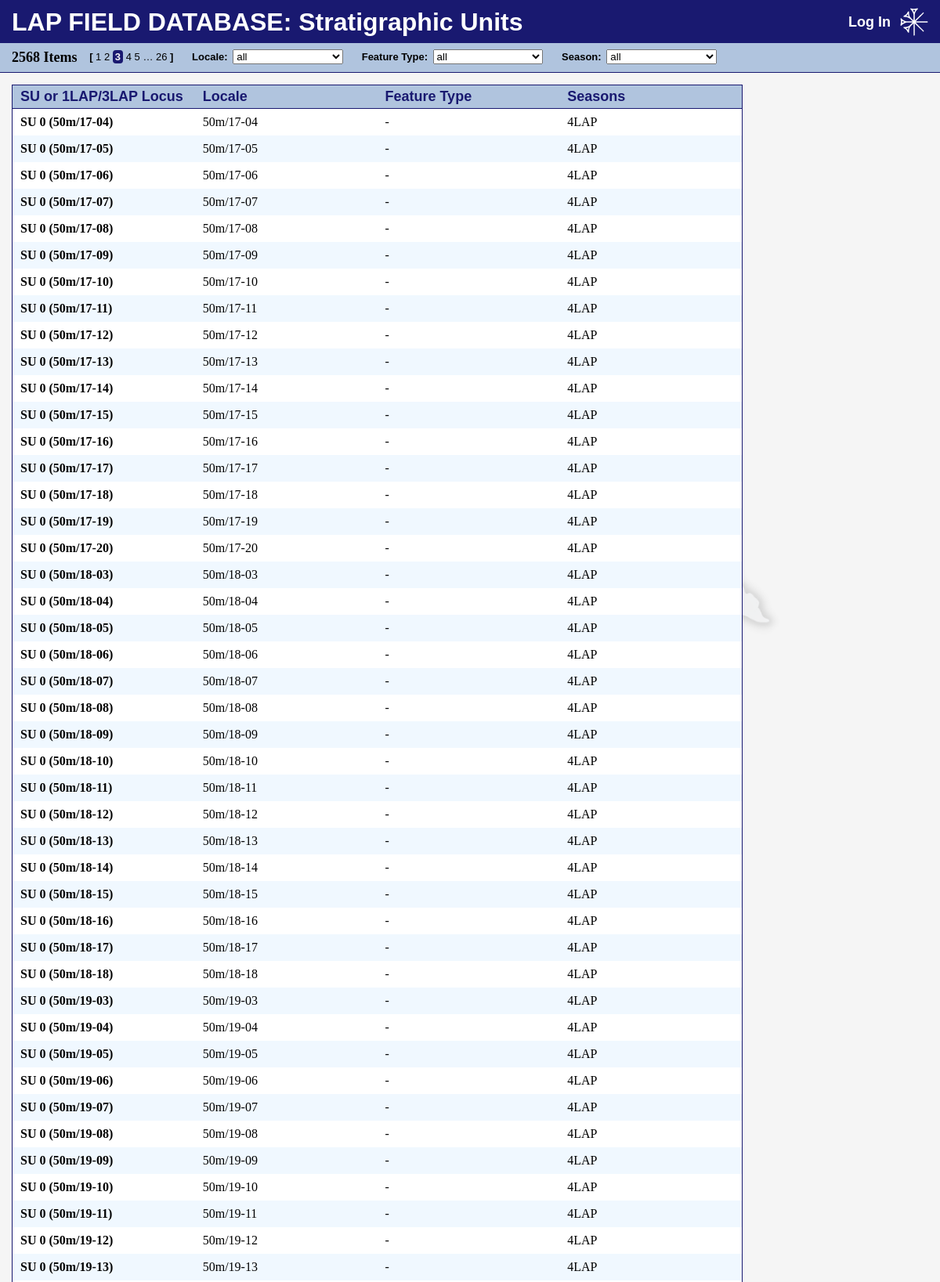
Screenshot of /sus/?p=3 (upper part) with the database file from the repository.
### contexts/models.py (models this page shows, shortened)
class SU(models.Model):
    number = models.IntegerField(
        null=True,
        verbose_name="SU Number",
        validators=[MinValueValidator(0)],
    )
    locus = models.CharField(
        max_length=10,
        null=True,
        blank=True,
        verbose_name="1LAP/3LAP Locus",
    )
    locale = models.ForeignKey(
        Locale,
        on_delete=models.PROTECT,
        related_name="sus",
        null=False,
    )
    seasons = models.ManyToManyField(
        Season,
        default=Season.objects.last().pk,  # type: ignore
    )
    dateassigned = models.DateField(
        null=False,
        default=timezone.now,
        verbose_name="Date Assigned",
    )
    recordedby = models.ForeignKey(
        CustomUser,
        null=False,
        on_delete=models.PROTECT,
        verbose_name="Recorded By",
    )
    elevationtop = models.CharField(
        max_length=50,
        null=True,
        blank=True,
        verbose_name="Elevation (top)",
    )
    elevationbottom = models.CharField(
        max_length=50,
        null=True,
        blank=True,
        verbose_name="Elevation (bottom)",
    )
    color = models.CharField(
        max_length=50,
        null=True,
        blank=True,
    )
    composition = models.CharField(
        max_length=50,
        null=True,
        blank=True,
    )
    texture = models.CharField(
        max_length=50,
        null=True,
        blank=True,
    )
    inclusions = models.CharField(
        max_length=50,
        null=True,
        blank=True,
    )
    dimensions = models.CharField(
        max_length=50,
        null=True,
        blank=True,
    )
    sameas = models.CharField(
        max_length=50,
        null=True,
        blank=True,
        verbose_name="Same As",
    )
    coveredby = models.CharField(
        max_length=50,
        null=True,
        blank=True,
        verbose_name="Covered By",
    )
    covers = models.CharField(
        max_length=50,
        null=True,
        blank=True,
    )
    cutby = models.CharField(
        max_length=50,
        null=True,
        blank=True,
        verbose_name="Cut By",
    )
    abuts = models.CharField(
        max_length=50,
        null=True,
        blank=True,
    )
    cuts = models.CharField(
        max_length=50,
        null=True,
        blank=True,
    )
    filledby = models.CharField(
        max_length=50,
        null=True,
        blank=True,
        verbose_name="Filled By",
    )
    fills = models.CharField(
        max_length=50,
        null=True,
        blank=True,
    )
    prefix = models.ForeignKey(
        SUPrefix,
        on_delete=models.PROTECT,
        null=True,
        blank=True,
        related_name="SUs",
        verbose_name="Feature Type",
    )
    description = models.TextField(
        null=True,
        blank=True,
    )
    interpretation = models.TextField(
        null=True,
        blank=True,
    )
    notes = models.TextField(
        null=True,
        blank=True,
    )
    architecturalfeatures = models.CharField(
        max_length=100,
        null=True,
        blank=True,
        verbose_name="Architectural Features",
    )
    architecturaltechnique = models.CharField(
        max_length=100,
        null=True,
        blank=True,
        verbose_name="Architectural Technique",
    )
    photogrammetrynumbers = models.CharField(
        max_length=200,
        null=True,
        blank=True,
        verbose_name="Photogrammetry Numbers",
    )
    photos = models.CharField(
        max_length=200,
        null=True,
        blank=True,
    )
    voided = models.BooleanField(
        null=False,
        default=False,
    )
    tracing = models.FileField(
        upload_to="uploads/sus/tracings/",
        null=True,
        blank=True,
    )
    tracing_onscreen = AdvanceThumbnailField(
        source_field="tracing",  # type: ignore
        upload_to="uploads/sus/tracings/onscreen/",
        size=(310, 310),  # type: ignore
        null=True,
        blank=True,
    )
    tracing_pdf = AdvanceThumbnailField(
        source_field="tracing",  # type: ignore
        upload_to="uploads/sus/tracings/pdf/",
        size=(600, 600),  # type: ignore
        null=True,
        blank=True,
    )
    worldfile = models.FileField(
        storage=FileSystemStorage(location="/tmp/"),
        max_length=200,
        null=True,
        blank=True,
        verbose_name="World File",
    )
    worldfile_contents = models.TextField(
        null=True,
        blank=True,
    )
    class Meta:
        db_table = "lap_sus"
        verbose_name_plural = "SUs"
        ordering = [
            F("number").asc(nulls_first=True),
            "locus",
            "locale",
        ]
        constraints = [
            models.UniqueConstraint(
                "number",
                name="unique_su_number",
                violation_error_message="This number already exists.",
            ),
            models.UniqueConstraint(
                Lower("locus"),
                name="unique_su_locus",
                violation_error_message="This locus already exists.",
            ),
        ]
    def __str__(self):
        if str(self.locus).startswith("Wall"):  # special case for a handful of contexts that were named "Wall n"
            return self.locus
        elif self.locus:
            return f"Locus {self.locus}"
        elif self.prefix and self.number:
            return f"SU {self.prefix.prefix}.{self.number}"
        elif self.number is None:
            return f"SU 0 ({self.locale})"
        else:
            return f"SU {self.number}"

class Locale(models.Model):
    METHOD_CHOICES = [
        ("Excavation", "Excavation"),
        ("Scraping", "Scraping"),
        ("Survey", "Survey"),
        ("Surface Find", "Surface Find"),
    ]
    name = models.CharField(
        max_length=100,
        null=False,
    )
    area = models.ForeignKey(
        Area,
        on_delete=models.PROTECT,
        related_name="locales",
        null=False,
    )
    method = models.CharField(
        max_length=20,
        choices=METHOD_CHOICES,
        null=False,
    )
    notes = models.TextField(
        null=True,
        blank=True,
    )
    class Meta:
        db_table = "lap_locales"
        constraints = [
            models.UniqueConstraint(
                Lower("name"),
                name="unique_locale_name",
                violation_error_message="This name already exists.",
            ),
        ]
        ordering = [
            "name",
        ]
    def __str__(self):
        return self.name

### lapinfo/models.py (models this page shows, shortened)
class Season(models.Model):
    TIME_OF_YEAR_CHOICES = [
        ("Winter", "Winter"),
        ("Spring", "Spring"),
        ("Summer", "Summer"),
        ("Fall", "Fall"),
    ]
    name = models.CharField(
        max_length=5,
        null=False,
    )
    year = models.IntegerField(
        default=int(timezone.now().year),
        null=False,
        validators=[MinValueValidator(2019), MaxValueValidator(2030)],
    )  # type: ignore
    timeofyear = models.CharField(
        max_length=6,
        choices=TIME_OF_YEAR_CHOICES,
        null=False,
        verbose_name="Time of Year",
    )
    class Meta:
        db_table = "lap_seasons"
        verbose_name_plural = "Seasons"
        ordering = ["id"]
        constraints = [
            models.UniqueConstraint(
                Lower("name"),
                name="unique_season_name",
                violation_error_message="This name already exists.",
            )
        ]
    def __str__(self):
        return self.name

### contexts/views/lists.py (the view)
# urls.py: path("sus/", lists.sus_list),
def sus_list(request):
    unfiltered_items = SU.objects.prefetch_related(
        Prefetch(
            "seasons",
            queryset=Season.objects.all(),
            to_attr="seasons_list",
        )
    )
    params, paramstring = _build_params(request, ["locale", "type", "season"])
    filtered_items = unfiltered_items
    if locale := params["locale"]:
        filtered_items = [item for item in filtered_items if item.locale_id == int(locale)]  # type: ignore
    if type := params["type"]:
        filtered_items = [item for item in filtered_items if item.prefix_id == int(type)]  # type: ignore
    if season := params["season"]:
        refiltered_items = []
        for each_item in filtered_items:
            seasons = []
            for each_season in each_item.seasons_list:  # type: ignore
                seasons.append(each_season.id)
            if int(season) in seasons:
                refiltered_items.append(each_item)
        filtered_items = refiltered_items
    p = Paginator(filtered_items, ITEMSPERPAGE)
    if pagenum := request.GET.get("p"):
        pagenum = int(pagenum) if int(pagenum) <= p.num_pages else p.num_pages
    else:
        pagenum = 1
    context = {
        "view": "list",
        "title": "Stratigraphic Units",
        "newitemlink": "/su/new/",
        "count": p.count,
        "pages": p.get_elided_page_range(pagenum, on_each_side=2, on_ends=1),  # type: ignore
        "all_items": p.page(pagenum),
        "params": paramstring,
        "form": SUFilters(initial=params),
    }
    return render(
        request,
        "contexts/sus_list.html",
        context,
    )

### contexts/forms.py
class SUFilters(forms.Form):
    locale = forms.ModelChoiceField(
        label="Locale",
        empty_label="all",
        queryset=Locale.objects.all().order_by(F("name")[0:6], "id"),  # type: ignore
        widget=forms.Select(attrs={"onchange": "submitCleanURL(this.form)"}),
    )
    type = forms.ModelChoiceField(
        label="Feature Type",
        empty_label="all",
        queryset=SUPrefix.objects.all(),
        widget=forms.Select(attrs={"onchange": "submitCleanURL(this.form)"}),
    )
    season = forms.ModelChoiceField(
        label="Season",
        empty_label="all",
        queryset=Season.objects.all(),
        widget=forms.Select(attrs={"onchange": "submitCleanURL(this.form)"}),
    )

### contexts/models.py (called while the page is built)
    def __str__(self):
        return self.feature

### contexts/views/lists.py (called while the page is built)
def _build_params(request, params):
    paramdict = {}
    for each_param in params:
        paramdict[each_param] = request.GET.get(each_param)
    paramlist = []
    for key, val in paramdict.items():
        if val:
            paramlist.append(f"{key}={val}")
    paramstring = ""
    if paramlist:
        paramstring = f"&{'&'.join(paramlist)}"
    return paramdict, paramstring

### contexts/templates/contexts/sus_list.html (shortened to what this page needs)
{% extends "base.html" %}
{% block filters %}
{{ form.as_p }}
{% endblock %}
{% block content %}
<dl>
    <dt style="grid-template-columns: repeat(4, 1fr);">
        <div>SU or 1LAP/3LAP Locus</div>
        <div>Locale</div>
        <div>Feature Type</div>
        <div>Seasons</div>
    </dt>
    {% for item in all_items %}
    <dd {% if item.voided %}class="voided"{% endif %} style="grid-template-columns: repeat(4, 1fr);"  onclick="window.open('/su/{{ item.id }}', '_self')">
        <div>{{ item }}</div>
        <div>{{ item.locale }}</div>
        <div>{{ item.prefix|default:"-" }}</div>
        <div>{{ item.seasons_list|join:", " }}</div>
    </dd>
    {% endfor %}
</dl>
{% endblock %}

### static/base.css (style rules this page uses)
* { margin: 0; padding: 0; }
body { background-color: whitesmoke; font-family: 'Times New Roman', Times, serif; min-width: 1150px; }

### static/lists.css (style rules this page uses)
dl { margin-top: 15px; margin-left: 15px; width: max-content; border-style: solid; border-width: 1px; border-color: midnightblue; background-color: white; z-index: 0; }
dt { display: grid; font-size: large; font-weight: bold; font-family: Helvetica, Arial, sans-serif; color: midnightblue; background-color: lightsteelblue; border-bottom-style: solid; border-width: 1px; border-color: midnightblue; column-rule: 1px solid; }
dd { display: grid; }
dd[onclick] { cursor: pointer; }
dt>div, dd>div { padding-left: 10px; padding-right: 15px; }
dt>div { padding-top: 4px; padding-bottom: 4px; }
dd>div { padding-top: 8px; padding-bottom: 8px; }
dd:nth-child(odd) { background-color: aliceblue; }
dd>div:first-child { font-weight: bold; }
#filters label { margin-left: 20px; font-weight: bold; }
#filters p { display: inline; }
#filters select { margin-left: 3px; width: 20ex; }

### rows the page displays
SU: locus+prefix+number "SU 0 (50m/17-04)", locale "50m/17-04", prefix "-", seasons_list "4LAP"
SU: locus+prefix+number "SU 0 (50m/17-05)", locale "50m/17-05", prefix "-", seasons_list "4LAP"
SU: locus+prefix+number "SU 0 (50m/17-06)", locale "50m/17-06", prefix "-", seasons_list "4LAP"
SU: locus+prefix+number "SU 0 (50m/17-07)", locale "50m/17-07", prefix "-", seasons_list "4LAP"
SU: locus+prefix+number "SU 0 (50m/17-08)", locale "50m/17-08", prefix "-", seasons_list "4LAP"
SU: locus+prefix+number "SU 0 (50m/17-09)", locale "50m/17-09", prefix "-", seasons_list "4LAP"
SU: locus+prefix+number "SU 0 (50m/17-10)", locale "50m/17-10", prefix "-", seasons_list "4LAP"
SU: locus+prefix+number "SU 0 (50m/17-11)", locale "50m/17-11", prefix "-", seasons_list "4LAP"
SU: locus+prefix+number "SU 0 (50m/17-12)", locale "50m/17-12", prefix "-", seasons_list "4LAP"
SU: locus+prefix+number "SU 0 (50m/17-13)", locale "50m/17-13", prefix "-", seasons_list "4LAP"
SU: locus+prefix+number "SU 0 (50m/17-14)", locale "50m/17-14", prefix "-", seasons_list "4LAP"
SU: locus+prefix+number "SU 0 (50m/17-15)", locale "50m/17-15", prefix "-", seasons_list "4LAP"
SU: locus+prefix+number "SU 0 (50m/17-16)", locale "50m/17-16", prefix "-", seasons_list "4LAP"
SU: locus+prefix+number "SU 0 (50m/17-17)", locale "50m/17-17", prefix "-", seasons_list "4LAP"
SU: locus+prefix+number "SU 0 (50m/17-18)", locale "50m/17-18", prefix "-", seasons_list "4LAP"
SU: locus+prefix+number "SU 0 (50m/17-19)", locale "50m/17-19", prefix "-", seasons_list "4LAP"
SU: locus+prefix+number "SU 0 (50m/17-20)", locale "50m/17-20", prefix "-", seasons_list "4LAP"
SU: locus+prefix+number "SU 0 (50m/18-03)", locale "50m/18-03", prefix "-", seasons_list "4LAP"
SU: locus+prefix+number "SU 0 (50m/18-04)", locale "50m/18-04", prefix "-", seasons_list "4LAP"
SU: locus+prefix+number "SU 0 (50m/18-05)", locale "50m/18-05", prefix "-", seasons_list "4LAP"
SU: locus+prefix+number "SU 0 (50m/18-06)", locale "50m/18-06", prefix "-", seasons_list "4LAP"
SU: locus+prefix+number "SU 0 (50m/18-07)", locale "50m/18-07", prefix "-", seasons_list "4LAP"
SU: locus+prefix+number "SU 0 (50m/18-08)", locale "50m/18-08", prefix "-", seasons_list "4LAP"
SU: locus+prefix+number "SU 0 (50m/18-09)", locale "50m/18-09", prefix "-", seasons_list "4LAP"
SU: locus+prefix+number "SU 0 (50m/18-10)", locale "50m/18-10", prefix "-", seasons_list "4LAP"
SU: locus+prefix+number "SU 0 (50m/18-11)", locale "50m/18-11", prefix "-", seasons_list "4LAP"
SU: locus+prefix+number "SU 0 (50m/18-12)", locale "50m/18-12", prefix "-", seasons_list "4LAP"
SU: locus+prefix+number "SU 0 (50m/18-13)", locale "50m/18-13", prefix "-", seasons_list "4LAP"
SU: locus+prefix+number "SU 0 (50m/18-14)", locale "50m/18-14", prefix "-", seasons_list "4LAP"
SU: locus+prefix+number "SU 0 (50m/18-15)", locale "50m/18-15", prefix "-", seasons_list "4LAP"
SU: locus+prefix+number "SU 0 (50m/18-16)", locale "50m/18-16", prefix "-", seasons_list "4LAP"
SU: locus+prefix+number "SU 0 (50m/18-17)", locale "50m/18-17", prefix "-", seasons_list "4LAP"
SU: locus+prefix+number "SU 0 (50m/18-18)", locale "50m/18-18", prefix "-", seasons_list "4LAP"
SU: locus+prefix+number "SU 0 (50m/19-03)", locale "50m/19-03", prefix "-", seasons_list "4LAP"
SU: locus+prefix+number "SU 0 (50m/19-04)", locale "50m/19-04", prefix "-", seasons_list "4LAP"
SU: locus+prefix+number "SU 0 (50m/19-05)", locale "50m/19-05", prefix "-", seasons_list "4LAP"
SU: locus+prefix+number "SU 0 (50m/19-06)", locale "50m/19-06", prefix "-", seasons_list "4LAP"
SU: locus+prefix+number "SU 0 (50m/19-07)", locale "50m/19-07", prefix "-", seasons_list "4LAP"
SU: locus+prefix+number "SU 0 (50m/19-08)", locale "50m/19-08", prefix "-", seasons_list "4LAP"
SU: locus+prefix+number "SU 0 (50m/19-09)", locale "50m/19-09", prefix "-", seasons_list "4LAP"
SU: locus+prefix+number "SU 0 (50m/19-10)", locale "50m/19-10", prefix "-", seasons_list "4LAP"
SU: locus+prefix+number "SU 0 (50m/19-11)", locale "50m/19-11", prefix "-", seasons_list "4LAP"
SU: locus+prefix+number "SU 0 (50m/19-12)", locale "50m/19-12", prefix "-", seasons_list "4LAP"
SU: locus+prefix+number "SU 0 (50m/19-13)", locale "50m/19-13", prefix "-", seasons_list "4LAP"

### other values shown
{{ title }} "Stratigraphic Units"
{{ count }} "2568"
{{ pagenum }} "1" "2" "4" "5" "26"
{{ pagenum }} "3"
